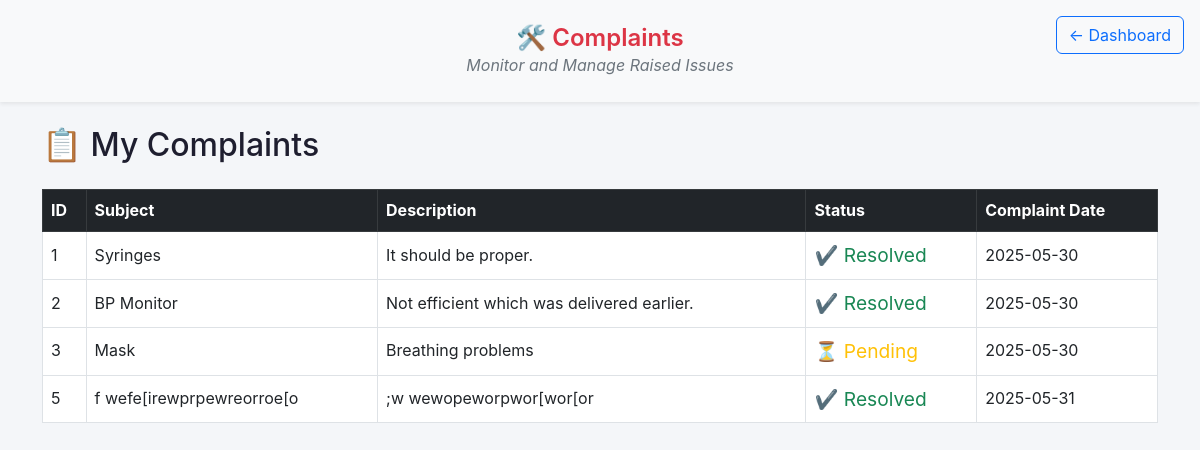
/sales_complaints (signed in), run on the app's committed database.
### app.py (models this page shows)
class Complaint(db.Model):
    id = db.Column(db.Integer, primary_key=True)
    sales_user_id = db.Column(db.Integer, db.ForeignKey('user.id'))
    subject = db.Column(db.String(200), nullable=False)
    description = db.Column(db.Text, nullable=False)
    status = db.Column(db.String(20), default='Pending')  # Pending, Fulfilled
    created_at = db.Column(db.Date, default=date.today)
    sales_user = db.relationship('User', backref='complaints')

### app.py (the view)
@app.route("/sales_complaints")
@login_required
@role_required("sales")
def sales_complaints():
    complaints = Complaint.query.filter_by(sales_user_id=session["user_id"]).all()
    return render_template("sales_complaints.html", complaints=complaints)

### app.py (called while the page is built)
def login_required(f):
    @wraps(f)
    def decorated_function(*args, **kwargs):
        if 'username' not in session:
            return redirect("/")
        return f(*args, **kwargs)
    return decorated_function

def role_required(role):
    def decorator(f):
        @wraps(f)
        def decorated_function(*args, **kwargs):
            if 'role' not in session or (session['role'] != role and session['role'] != 'admin'):
                abort(403)
            return f(*args, **kwargs)
        return decorated_function
    return decorator

@app.after_request
def add_header(response):
    response.headers["Cache-Control"] = "no-store, no-cache, must-revalidate, post-check=0, pre-check=0, max-age=0"
    response.headers["Pragma"] = "no-cache"
    response.headers["Expires"] = "0"
    return response

### templates/sales_complaints.html (shortened to what this page needs)
<!DOCTYPE html>
<html lang="en">
<head>
    <link href="https://cdn.jsdelivr.net/npm/bootstrap@5.3.0/dist/css/bootstrap.min.css" rel="stylesheet" />
    <link rel="stylesheet" href="static/style.css" />
    <link rel="stylesheet" href="https://cdn.jsdelivr.net/npm/bootstrap-icons@1.10.5/font/bootstrap-icons.css" />
</head>
<body>
    <header class="py-4 bg-body-tertiary shadow-sm mb-4 position-relative">
        <a href="{{ url_for('sales_dashboard') }}"
            class="btn btn-outline-primary position-absolute top-0 end-0 mt-3 me-3">
            &larr; Dashboard
        </a>
        <div class="text-center">
            <h4 class="mb-0 text-danger fw-semibold">
                🛠️ Complaints
            </h4>
            <p class="text-secondary fst-italic mb-0">Monitor and Manage Raised Issues</p>
        </div>
    </header>
    <div class="container">
        <h2 class="mb-4">📋 My Complaints</h2>
        <table class="table table-bordered table-hover align-middle">
            <thead class="table-dark">
                <tr>
                    <th>ID</th>
                    <th>Subject</th>
                    <th>Description</th>
                    <th>Status</th>
                    <th>Complaint Date</th>
                </tr>
            </thead>
            <tbody>
                {% for c in complaints %}
                <tr>
                    <td>{{ c.id }}</td>
                    <td>{{ c.subject }}</td>
                    <td>{{ c.description }}</td>
                    <td>
                        {% if c.status == "Resolved" %}
                        <span class="text-success icon">✔️ Resolved</span>
                        {% else %}
                        <span class="text-warning icon">⏳ Pending</span>
                        {% endif %}
                    </td>
                    <td>{{ c.created_at.strftime('%Y-%m-%d') }}</td>
                </tr>
                {% endfor %}
            </tbody>
        </table>
    </div>
</body>
</html>

### static/style.css (style rules this page uses)
* { margin: 0; padding: 0; box-sizing: border-box; }
body { font-family: 'Inter', 'Nunito Sans', 'Open Sans', sans-serif; background-color: #f4f6f9; color: #1e1e2f; font-size: 16px; line-height: 1.6; }

### templates/sales_complaints.html (style rules this page uses)
body { overflow-x: hidden; }
header { padding: 1rem 0; }
.icon { font-size: 1.2rem; }

### data on the page
Complaint: id "1", subject "Syringes", description "It should be proper.", status "✔️ Resolved", created_at "2025-05-30"
Complaint: id "2", subject "BP Monitor", description "Not efficient which was delivered earlier.", status "✔️ Resolved", created_at "2025-05-30"
Complaint: id "3", subject "Mask", description "Breathing problems", status "⏳ Pending", created_at "2025-05-30"
Complaint: id "5", subject "f wefe[irewprpewreorroe[o", description ";w wewopeworpwor[wor[or", status "✔️ Resolved", created_at "2025-05-31"
